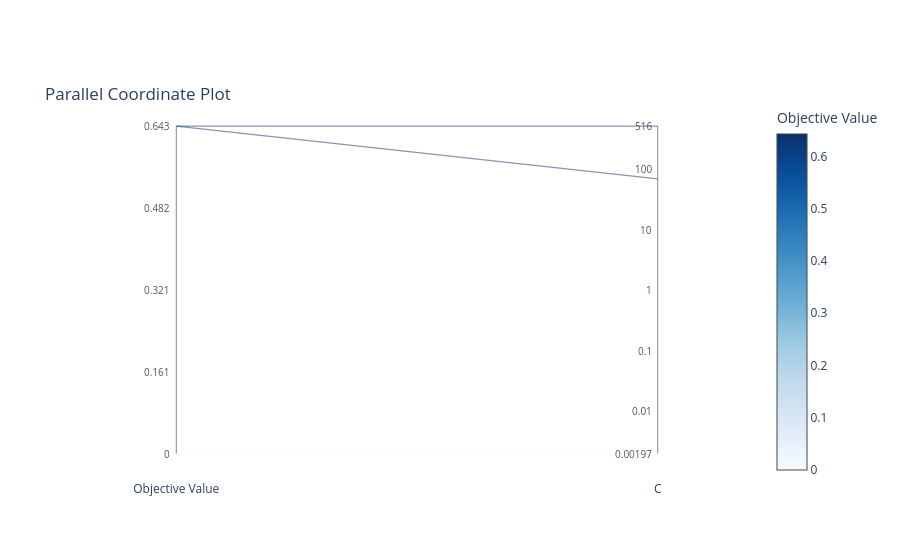

Write notebook code for a chart like this one.
### Code cell
plot_parallel_coordinate(cstudy).show()

### Figure 1 — Plotly figure (JSON) as saved in the notebook; plotly's stock layout.template omitted (floating-point values rounded to 4 significant figures)
{"data": [{"customdata": [["Objective Value", "0.643"], ["C", "516"]], "hovertemplate": "%{customdata[0]}: %{customdata[1]}<extra></extra>", "line": {"color": "rgb(8.0, 48.0, 107.0)", "dash": "solid", "width": 1.2}, "mode": "lines", "opacity": 0.5, "showlegend": false, "type": "scatter", "x": [0, 1], "y": [1, 1]}, {"customdata": [["Objective Value", "0.643"], ["C", "69.7"]], "hovertemplate": "%{customdata[0]}: %{customdata[1]}<extra></extra>", "line": {"color": "rgb(8.0, 48.0, 107.0)", "dash": "solid", "width": 1.2}, "mode": "lines", "opacity": 0.5, "showlegend": false, "type": "scatter", "x": [0, 1], "y": [1, 0.8395]}, {"customdata": [["Objective Value", "0"], ["C", "0.00197"]], "hovertemplate": "%{customdata[0]}: %{customdata[1]}<extra></extra>", "line": {"color": "rgb(247.0, 251.0, 255.0)", "dash": "solid", "width": 1.2}, "mode": "lines", "opacity": 0.5, "showlegend": false, "type": "scatter", "x": [0, 1], "y": [0, 0]}, {"hoverinfo": "skip", "marker": {"cmax": 0.6429, "cmin": 0, "color": [0, 0.6429], "colorbar": {"title": {"text": "Objective Value"}}, "colorscale": [[0, "rgb(247,251,255)"], [0.125, "rgb(222,235,247)"], [0.25, "rgb(198,219,239)"], [0.375, "rgb(158,202,225)"], [0.5, "rgb(107,174,214)"], [0.625, "rgb(66,146,198)"], [0.75, "rgb(33,113,181)"], [0.875, "rgb(8,81,156)"], [1, "rgb(8,48,107)"]], "reversescale": false, "showscale": true}, "mode": "markers", "showlegend": false, "type": "scatter", "x": [null, null], "y": [null, null]}], "layout": {"annotations": [{"font": {"color": "#555", "size": 10}, "showarrow": false, "text": "0", "x": 0, "xanchor": "right", "xshift": -4, "y": 0}, {"font": {"color": "#555", "size": 10}, "showarrow": false, "text": "0.161", "x": 0, "xanchor": "right", "xshift": -4, "y": 0.25}, {"font": {"color": "#555", "size": 10}, "showarrow": false, "text": "0.321", "x": 0, "xanchor": "right", "xshift": -4, "y": 0.5}, {"font": {"color": "#555", "size": 10}, "showarrow": false, "text": "0.482", "x": 0, "xanchor": "right", "xshift": -4, "y": 0.75}, {"font": {"color": "#555", "size": 10}, "showarrow": false, "text": "0.643", "x": 0, "xanchor": "right", "xshift": -4, "y": 1}, {"font": {"color": "#555", "size": 10}, "showarrow": false, "text": "0.00197", "x": 1, "xanchor": "right", "xshift": -4, "y": 0}, {"font": {"color": "#555", "size": 10}, "showarrow": false, "text": "0.01", "x": 1, "xanchor": "right", "xshift": -4, "y": 0.1302}, {"font": {"color": "#555", "size": 10}, "showarrow": false, "text": "0.1", "x": 1, "xanchor": "right", "xshift": -4, "y": 0.3148}, {"font": {"color": "#555", "size": 10}, "showarrow": false, "text": "1", "x": 1, "xanchor": "right", "xshift": -4, "y": 0.4993}, {"font": {"color": "#555", "size": 10}, "showarrow": false, "text": "10", "x": 1, "xanchor": "right", "xshift": -4, "y": 0.6839}, {"font": {"color": "#555", "size": 10}, "showarrow": false, "text": "100", "x": 1, "xanchor": "right", "xshift": -4, "y": 0.8684}, {"font": {"color": "#555", "size": 10}, "showarrow": false, "text": "516", "x": 1, "xanchor": "right", "xshift": -4, "y": 1}], "hovermode": "closest", "legend": {"orientation": "h", "x": 1, "xanchor": "right", "y": 1, "yanchor": "bottom"}, "plot_bgcolor": "white", "shapes": [{"layer": "below", "line": {"color": "#888", "width": 1}, "type": "line", "x0": 0, "x1": 0, "y0": 0, "y1": 1}, {"layer": "below", "line": {"color": "#888", "width": 1}, "type": "line", "x0": 1, "x1": 1, "y0": 0, "y1": 1}], "title": {"text": "Parallel Coordinate Plot", "y": 1, "yanchor": "bottom", "yref": "paper"}, "xaxis": {"range": [-0.2, 1.2], "showgrid": false, "tickmode": "array", "ticktext": ["Objective Value", "C"], "tickvals": [0, 1], "zeroline": false}, "yaxis": {"fixedrange": true, "range": [-0.08, 1.08], "visible": false}}}
